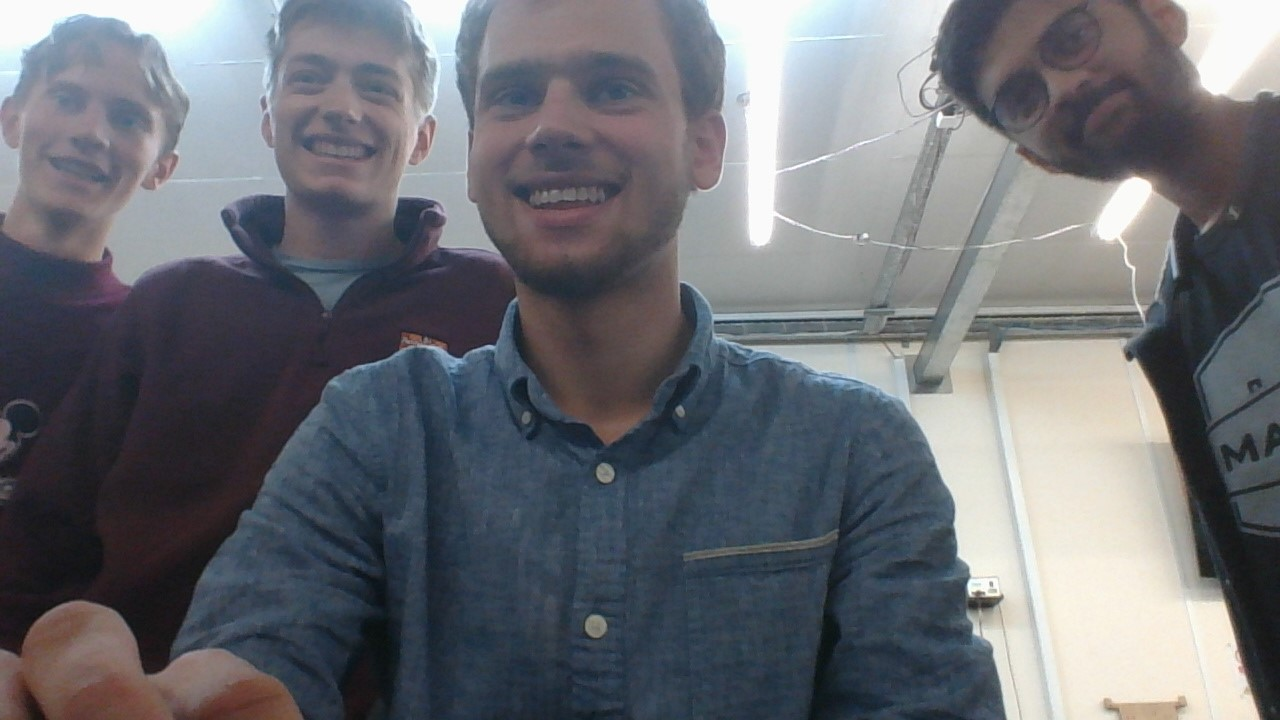
#> input picture computer-vision/IDP/pics/selfie.jpg, 1280 x 720 px, found by its file name
$ python arena.py   (older library calls are emulated)
#> lines starting #> are read from the running program, lines starting #| are printed output that depends on the picture; after the words box and inside, x2 and y2 are one past the last pixel; in counts of white or black regions, pixels touching at a corner belong together
import cv2
import numpy as np
from matplotlib import pyplot as plt
from skimage.util import img_as_ubyte
from skimage import exposure
import time

print("starting")
tstart = time.time()

fname = "selfie.jpg"

img = cv2.imread(fname, cv2.IMREAD_GRAYSCALE)

h, w = np.shape(img)

print(h, w)
#| 720 1280

# [6 lines left out: function simple_brighten, not called in this run]

def apply_fn(img, fn):

    lookUpTable = np.empty((1,256), np.uint8)
    for i in range(256):
        lookUpTable[0,i] = np.clip(fn(i), 0, 255)

    return cv2.LUT(img, lookUpTable)


def gamma_brighten(img, g=0.2):
    return apply_fn(img, lambda x: np.clip(pow(x / 255.0, g) * 255.0, 0, 255))

# [25 lines left out: function find_mines, not called in this run]

bright = cv2.bitwise_not(gamma_brighten(img, 0.4))
sobel = cv2.Sobel(bright, cv2.CV_64F, 0, 1, ksize=25)
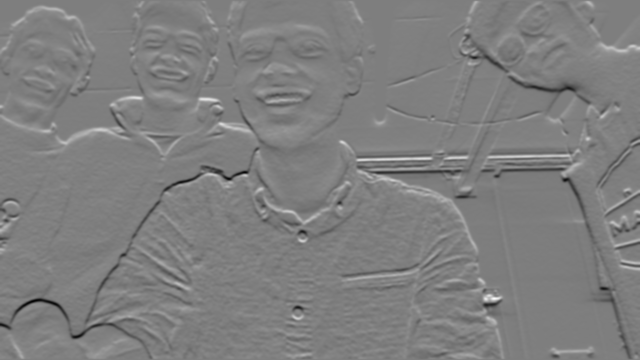
#> sobel: shape (720, 1280) float64 (shown at 1/2 size); min -1.81e+15, max 1.85e+15, mean 1.32e+13; drawn with min black and max white
mean = sobel.mean()
#> mean = 1.32e+13

for y in range(h):
    for x in range(w):
        sobel[y, x] = abs(sobel[y, x] - mean)
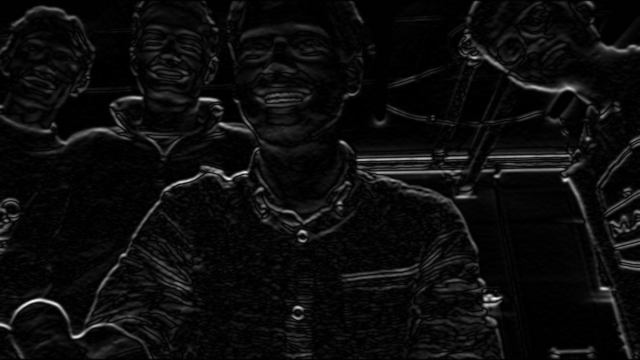
#> sobel: shape (720, 1280) float64 (shown at 1/2 size); min 30773466.1, max 1.84e+15, mean 9.31e+13; drawn with min black and max white

max_val = sobel.max()
#> max_val = 1.84e+15

sobel2 = exposure.rescale_intensity(sobel, in_range=(0, max_val))
sobel2 = img_as_ubyte(sobel2)

ret, threshed = cv2.threshold(sobel2, 0, 255, cv2.THRESH_BINARY + cv2.THRESH_OTSU)
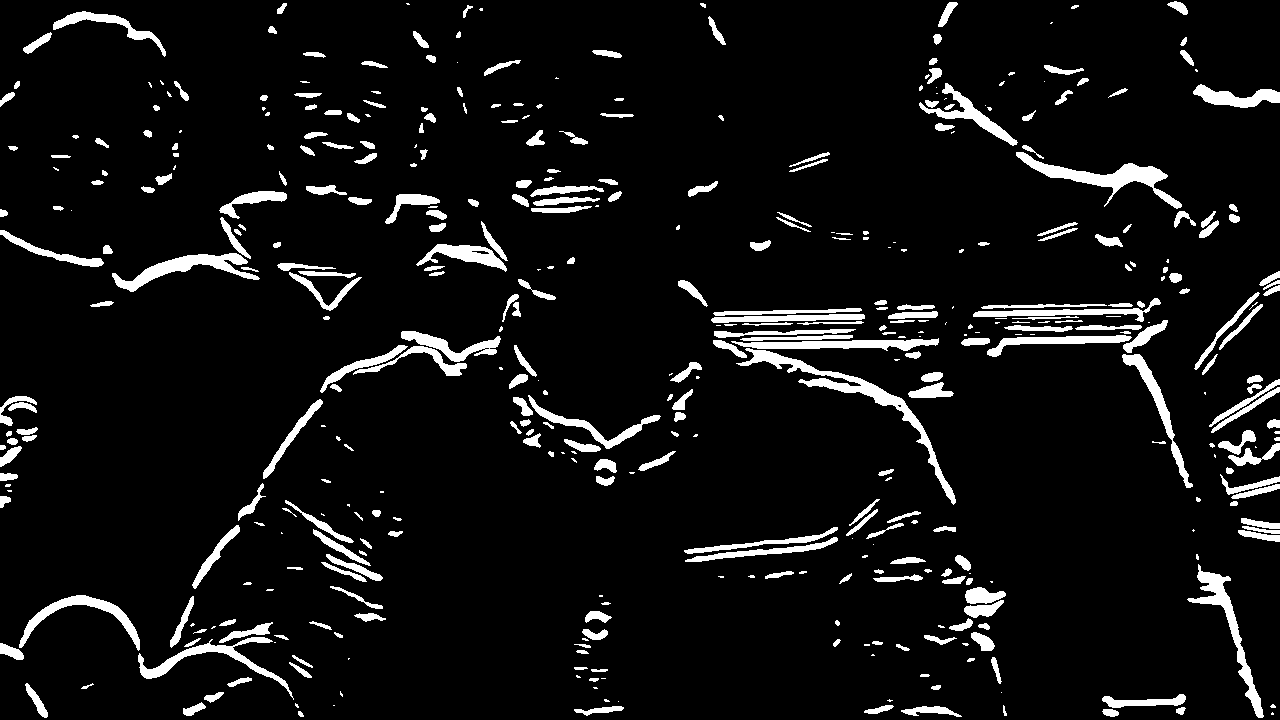
#> threshed: shape (720, 1280); 7.1% white; 442 white regions (120 under 20 px), largest, box (x1, y1, x2, y2) and area: (736, 348, 956, 505) 2786, (1016, 152, 1182, 209) 2217, (1187, 564, 1264, 718) 1806
#> ret = 40
closed = cv2.morphologyEx(threshed, cv2.MORPH_CLOSE, np.ones((25, 25),np.uint8))
#> closed: shape (720, 1280); 14.1% white; 91 white regions (16 under 20 px)


colour_img = cv2.imread(fname)
#> colour_img is the input picture: shape (720, 1280, 3); mean B, G, R 115.7, 109.9, 107.6

contours, hierarchy = cv2.findContours(closed, cv2.RETR_TREE, cv2.CHAIN_APPROX_SIMPLE)
#> contours = 92 contours, 25 with area under 20; largest, box (x1, y1, x2, y2) and area: (0, 269, 702, 700) 29614, (711, 298, 1193, 532) 25106, (684, 469, 1006, 693) 11353, (0, 171, 362, 320) 7820, (1209, 375, 1280, 542) 7586
for c in contours:
    (x, y), radius = cv2.minEnclosingCircle(c)
    centre = (int(x), int(y))
    radius = int(radius)
    contoured = cv2.circle(colour_img, centre, radius, (0,255,0), 2)
#> this loop made 92 passes
#> (x, y, radius, centre) on passes 1, 4, 5, 6, 7, 10, 12, 13: (1004.5, 712, 7, (1004, 712)), (1143.5, 707.5, 43, (1143, 707)), (203, 705.5, 24, (203, 705)), (341, 693.5, 2, (341, 693)), (912.5, 715, 48, (912, 715)), (924.5, 675, 4, (924, 675)), (886.5, 647, 22, (886, 647)), (325.5, 629.5, 18, (325, 629))
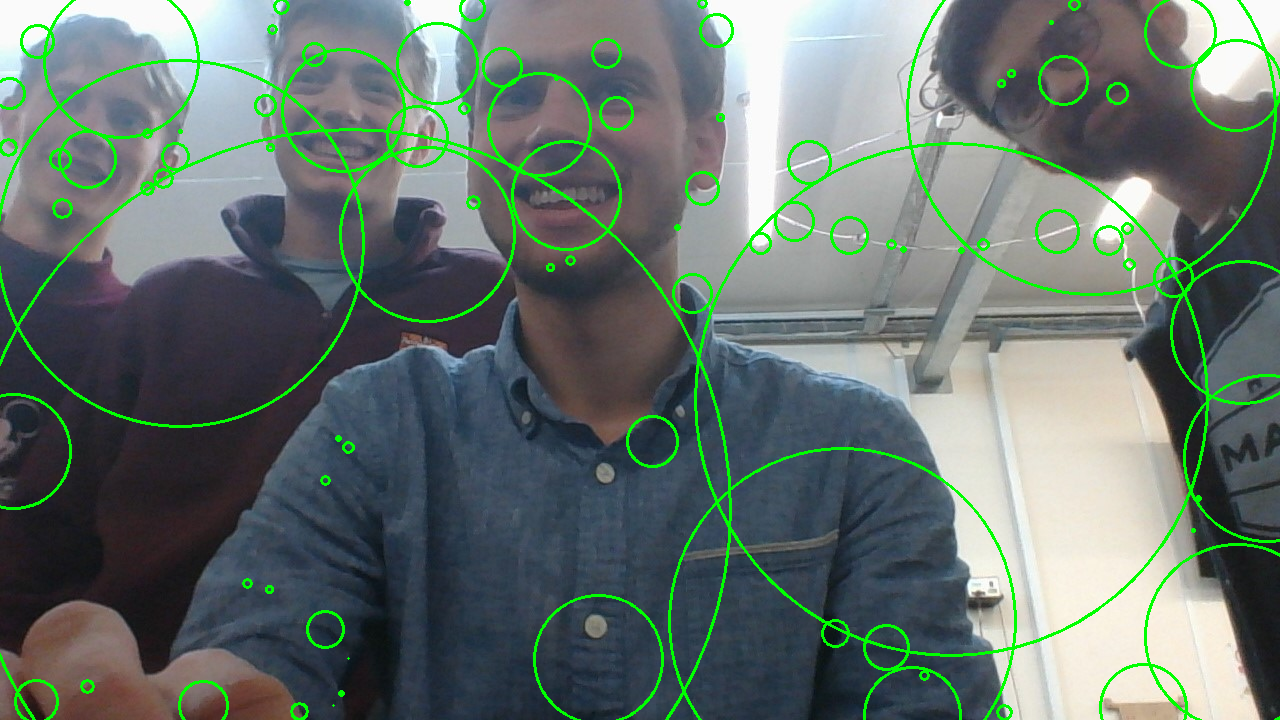
#> colour_img: shape (720, 1280, 3); 4.52% of pixels changed, all inside (x1, y1, x2, y2) = (0, 0, 1280, 720)

# cntrs_img = cv2.drawContours(colour_img, contours, -1, (0,255,0), 2)
colour_img = cv2.imread(fname) # because the drawContours function modifies it

tend = time.time()
print(f"done. time: {tend - tstart} s")


to_draw = [colour_img, sobel, contoured]


for i, img in enumerate(to_draw):
    plt.subplot(1, len(to_draw),i+1)
    plt.axis("off")
    plt.imshow(img,'gray')
#> this loop made 3 passes

plt.show()

$ run again, with computer-vision/IDP/pics/arena1.jpg copied over computer-vision/IDP/pics/selfie.jpg
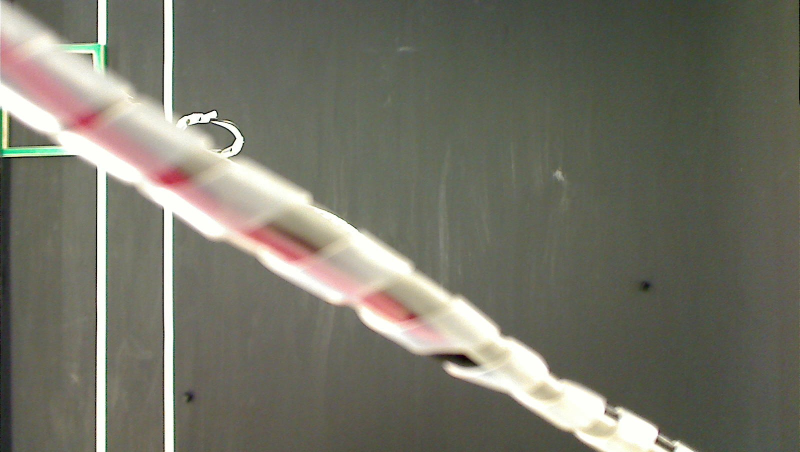
#> input picture computer-vision/IDP/pics/arena1.jpg, 1600 x 904 px, found by its file name (shown at 1/2 size)
#| 904 1600
#> mean = -1.84e+12
#> max_val = 3.58e+15
#> `ret, threshed = cv2.threshold(sobel2, 0, 255, cv2.THRESH_BINARY + cv2...`:
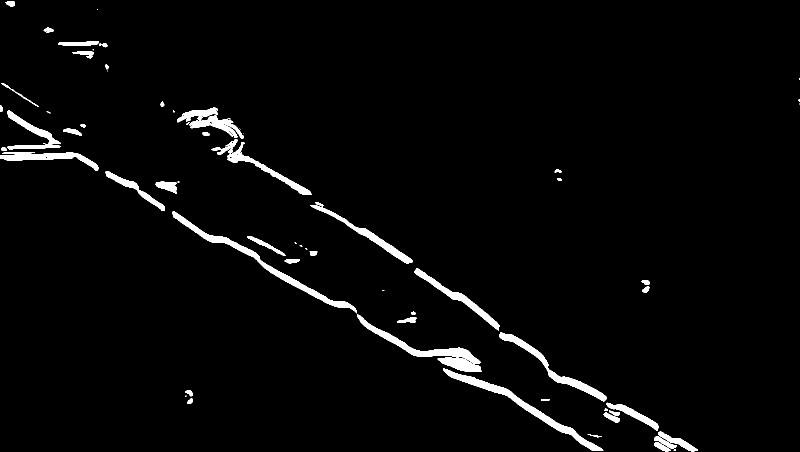
#> threshed: shape (904, 1600) (shown at 1/2 size); 2.8% white; 72 white regions (19 under 20 px), largest, box (x1, y1, x2, y2) and area: (344, 423, 714, 627) 4503, (886, 737, 1207, 902) 4428, (714, 628, 961, 728) 3352
#> ret = 26
#> closed: shape (904, 1600); 3.8% white; 27 white regions (8 under 20 px)
#> colour_img is the input picture: shape (904, 1600, 3); mean B, G, R 103.1, 115.4, 116.2
#> contours = 27 contours, 8 with area under 20; largest, box (x1, y1, x2, y2) and area: (714, 628, 1207, 904) 11002, (354, 215, 826, 527) 9724, (344, 423, 714, 627) 7447, (999, 665, 1396, 904) 7386, (0, 211, 197, 342) 6414
#> the loop `for c in contours:` made 27 passes
#> (x, y, radius, centre) on passes 1, 3, 5, 6, 7, 8, 11, 12: (377, 793.8, 13, (377, 793)), (960, 765.5, 281, (960, 765)), (766, 580.5, 2, (766, 580)), (1289.5, 571.8, 12, (1289, 571)), (913.5, 598.5, 104, (913, 598)), (621.5, 503, 12, (621, 503)), (528.5, 524.5, 210, (528, 524)), (283.2, 361.8, 74, (283, 361))
#> after the loop `for c in contours:`:
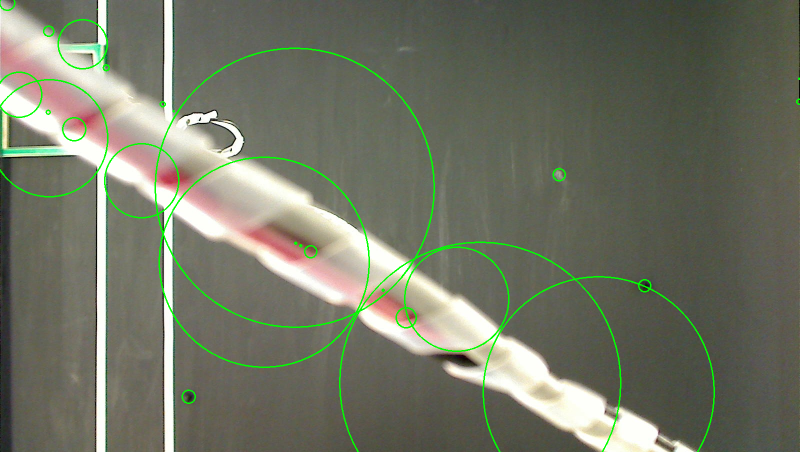
#> colour_img: shape (904, 1600, 3) (shown at 1/2 size); 1.7% of pixels changed, all inside (x1, y1, x2, y2) = (0, 0, 1600, 904)
#> the loop `for i, img in enumerate(to_draw):` made 3 passes

$ run again, with computer-vision/IDP/pics/arena2.jpg copied over computer-vision/IDP/pics/selfie.jpg
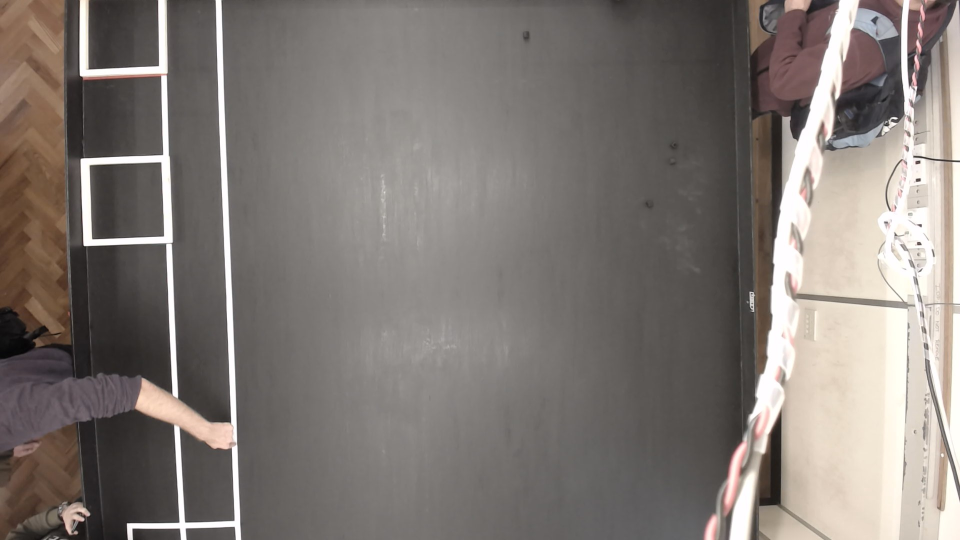
#> input picture computer-vision/IDP/pics/arena2.jpg, 1920 x 1080 px, found by its file name (shown at 1/2 size)
#| 1080 1920
#> mean = -1.76e+12
#> max_val = 2.83e+15
#> `ret, threshed = cv2.threshold(sobel2, 0, 255, cv2.THRESH_BINARY + cv2...`:
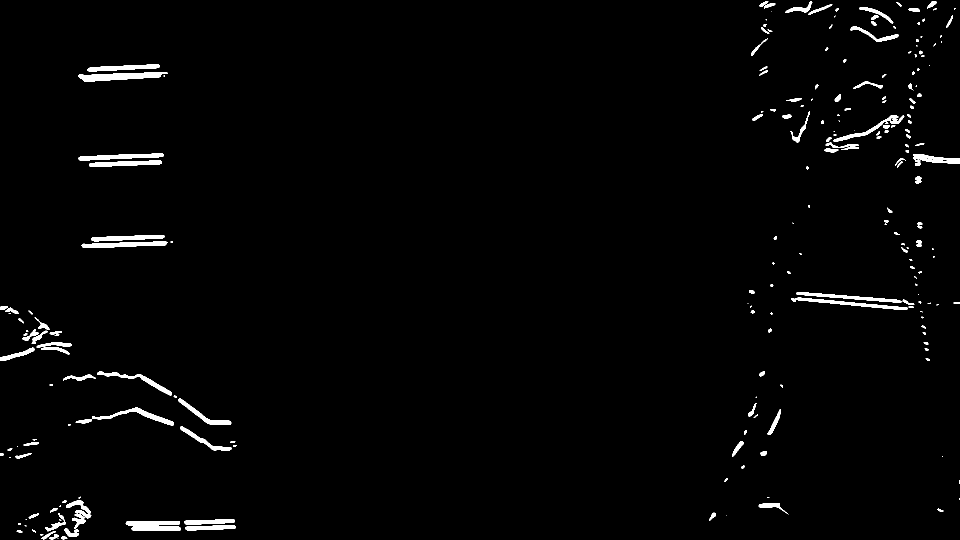
#> threshed: shape (1080, 1920) (shown at 1/2 size); 1.7% white; 230 white regions (65 under 20 px), largest, box (x1, y1, x2, y2) and area: (157, 145, 336, 163) 1978, (151, 815, 348, 852) 1427, (163, 483, 335, 496) 1414
#> ret = 49
#> closed: shape (1080, 1920); 3% white; 73 white regions (13 under 20 px)
#> colour_img is the input picture: shape (1080, 1920, 3); mean B, G, R 116.5, 121.2, 128.4
#> contours = 74 contours, 23 with area under 20; largest, box (x1, y1, x2, y2) and area: (1649, 143, 1920, 367) 7810, (33, 993, 183, 1080) 6289, (0, 612, 144, 722) 5518, (1582, 584, 1862, 722) 4820, (157, 129, 336, 163) 4054
#> the loop `for c in contours:` made 74 passes
#> (x, y, radius, centre) on passes 1, 2, 3, 5, 6, 8, 11, 12: (360.5, 1051, 109, (360, 1051)), (1435.5, 1035.5, 18, (1435, 1035)), (1880.5, 1020, 5, (1880, 1020)), (1546.5, 1019.5, 30, (1546, 1019)), (107, 1042.5, 76, (107, 1042)), (1451, 959.5, 4, (1451, 959)), (1527.3, 906.1, 6, (1527, 906)), (1476, 897.5, 19, (1476, 897))
#> after the loop `for c in contours:`:
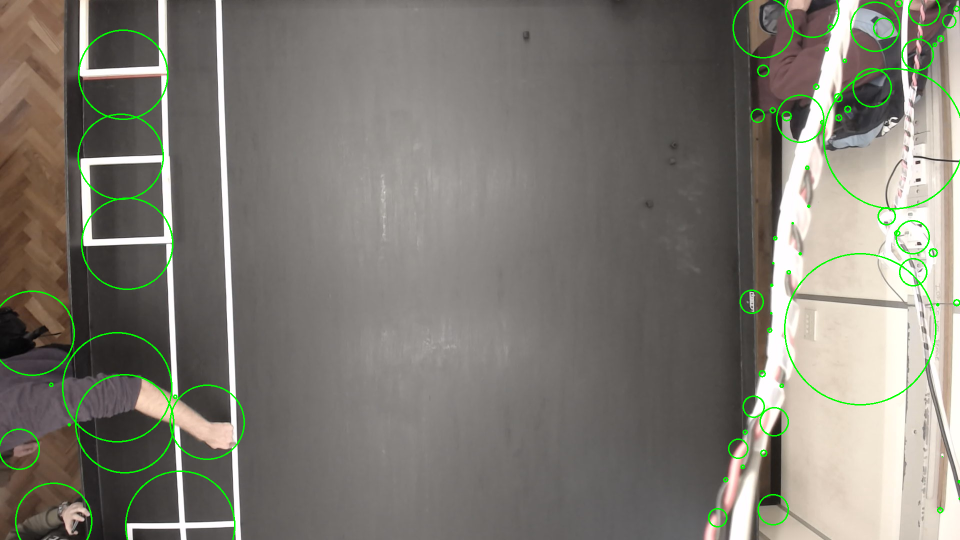
#> colour_img: shape (1080, 1920, 3) (shown at 1/2 size); 1.56% of pixels changed, all inside (x1, y1, x2, y2) = (0, 0, 1920, 1080)
#> the loop `for i, img in enumerate(to_draw):` made 3 passes
